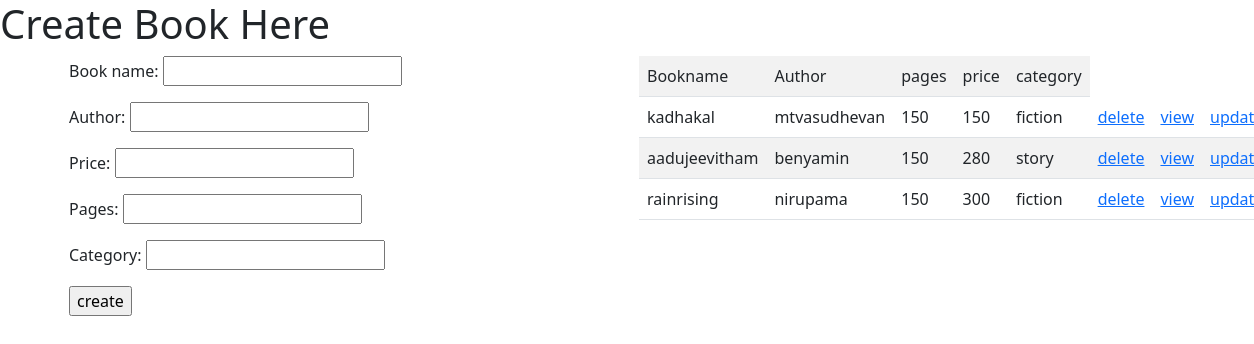
/book/create, run on the app's committed database.
### book/models.py (models this page shows, shortened)
class Book(models.Model):
    book_name=models.CharField(max_length=120,unique=True)
    author=models.CharField(max_length=120)
    price=models.IntegerField(default=50)
    pages=models.IntegerField()
    category=models.CharField(max_length=120)

### book/views.py (the view, shortened to what this page needs)
# urls.py: path("create",book_create,name="create"),
def book_create(request):
    form=BookCreateForm()
    context={}
    context["form"]=form
    books=Book.objects.all()
    context["books"]=books
    return render(request,"book/bookcreate.html",context)

### book/forms.py
class BookCreateForm(forms.Form):
    book_name=forms.CharField(max_length=120)
    author=forms.CharField(max_length=180)
    price=forms.IntegerField()
    pages=forms.IntegerField()
    category=forms.CharField(max_length=120)

### book/templates/book/bookcreate.html (shortened to what this page needs)
<!DOCTYPE html>
<html lang="en">
<head>
<link href="https://cdn.jsdelivr.net/npm/bootstrap@5.0.0-beta3/dist/css/bootstrap.min.css" rel="stylesheet">
</head>
<body>
<h1> Create Book Here</h1>
<div class="container">
    <div class="row">
        <div class="col-6">
<form action="" method="post">
    {{form.as_p}}
    <input type="submit" value="create">
</form>
            </div>
<div class="col-6">
    <table class="table table-striped">
        <tr>
            <td>Bookname</td>
            <td>Author</td>
            <td>pages</td>
            <td>price</td>
            <td>category</td>
        </tr>
        {%for book in books%}
        <tr>
            <td>{{book.book_name}}</td>
            <td>{{book.author}}</td>
            <td>{{book.pages}}</td>
            <td>{{book.price}}</td>
            <td>{{book.category}}</td>
            <td><a href="{% url 'delete' book.id %}">delete</a> </td>
            <td> <a href="{%url 'detail' book.id %}">view</a> </td>
            <td> <a href="{%url 'edit' book.pk%}">update</a> </td>
        </tr>
        {% endfor %}
    </table>
</div>
        </div>
    </div>
</body>
</html>

### data on the page
Book: book_name "kadhakal", author "mtvasudhevan", pages "150", price "150", category "fiction"
Book: book_name "aadujeevitham", author "benyamin", pages "150", price "280", category "story"
Book: book_name "rainrising", author "nirupama", pages "150", price "300", category "fiction"
